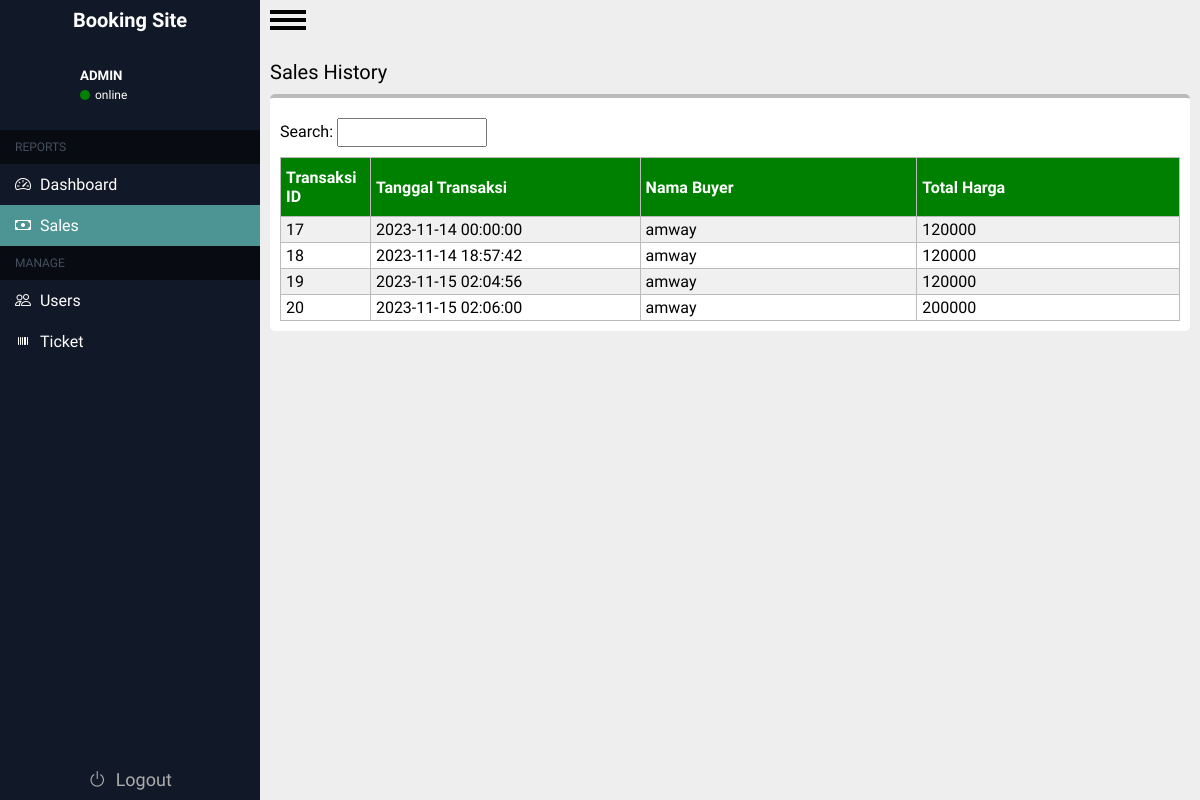
The app's page /admin/sales.php (signed in), older data.
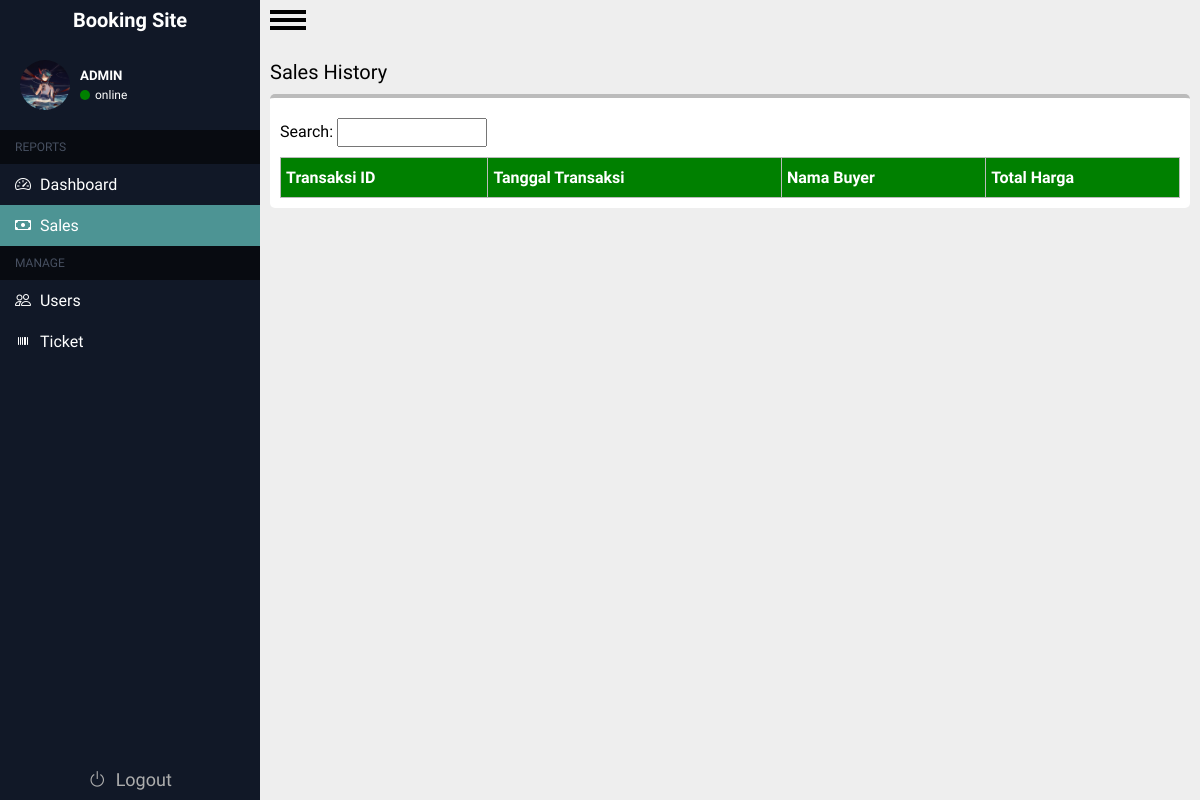
The same page, newer data.
### tables this page shows
CREATE TABLE `transaksi` (
  `id_transaksi` int(100) NOT NULL,
  `id_user` int(100) NOT NULL,
  `id_tiket` int(100) NOT NULL,
  `total_harga` int(255) NOT NULL,
  `tanggal_transaksi` datetime NOT NULL
);

CREATE TABLE `users` (
  `id_user` int(11) NOT NULL,
  `Username` varchar(200) NOT NULL,
  `Email` varchar(200) NOT NULL,
  `Age` int(11) NOT NULL,
  `Password` varchar(200) NOT NULL,
  `gambar` varchar(255) DEFAULT NULL,
  `role` varchar(225) NOT NULL
);

### admin/sales.php (the view, shortened to what this page needs)
<?php
require '../koneksi.php';
$result = mysqli_query($conn, 'SELECT id_transaksi,tanggal_transaksi,total_harga,Username FROM transaksi INNER JOIN users ON transaksi.id_user = users.id_user ');
$sales = [];
while ($row = mysqli_fetch_assoc($result)) {
    $sales[] = $row;
}
?>
<!DOCTYPE html>
<html lang="en">
<head>
    <link rel="stylesheet" href="../css/tiket.css?v=1.2">
    <link rel="stylesheet" href="https://cdn.jsdelivr.net/npm/bootstrap-icons@1.11.1/font/bootstrap-icons.css">
</head>
<body>
    <div class="container">
    <?php @include "../includes/sidebar.php" ?>
        <div class="main-content">
            <div id="menu-button">
                <label for="menu-checkbox" id="menu-label">
                    <div id="hamburger"></div>
                </label>
            </div>
            <div class="wrapper">
                <div class="header">
                    <p>Sales History</p>
                </div>
                <div class="isi">
                    <div class="neck-content">
                        <span>
                            <label for="">Search: </label>
                            <input type="text">
                        </span>
                    </div>
                    <div class="tabel-content">
                        <table>
                            <tr>
                                <th>Transaksi ID</th>
                                <th>Tanggal Transaksi</th>
                                <th>Nama Buyer</th>
                                <th>Total Harga</th>
                            </tr>
                            <?php foreach ($sales as $sl) : ?>
                                <tr>
                                    <td width="10%"><?=$sl['id_transaksi'] ?></td>
                                    <td width="30%"><?=$sl['tanggal_transaksi'] ?></td>
                                    <td><?=$sl['Username'] ?></td>
                                    <td><?=$sl['total_harga'] ?></td>
                                </tr>
                            <?php endforeach; ?>
                        </table>
                    </div>
                </div>
            </div>
        </div>
</body>
</html>

### includes/sidebar.php (shortened to what this page needs)
<link rel="stylesheet" href="../css/sidebar.css?v=2">
<div class="sidebar">
    <div class="header">
        <a href="#">
            <div class="list-item">
                <span class="description-header">Booking Site</span>
            </div>
        </a>
        <div class="info-user">
            <div class="picture">
                <?php
                require '../koneksi.php';
                $id_u = $_SESSION['id'];
                $hasil = mysqli_query($conn, "select gambar from users where id_user = '$id_u'");
                $gambar = [];
                while ($record = mysqli_fetch_assoc($hasil)) {
                    $gambar[] = $record;
                }
                echo "
                <img src='../img/".$gambar[0]["gambar"] . "' alt=''>
                "
                ?>
                <div class="circle">
                    <i class="bi bi-pencil"></i>
                </div>
                <div class="layer"></div>
            </div>
            <div class="content" id="content">
                <h5>ADMIN</h5>
                <div class="online">
                    <div class="info"></div>
                    <p>online</p>
                </div>
            </div>
        </div>
    </div>
    <div class="main">
        <div class="head-list">
            <span>REPORTS</span>
        </div>
        <div class="list-item">
            <a href="home.php">
                <i class="bi bi-speedometer2"></i>
                <span class="description">Dashboard</span>
            </a>
        </div>
        <div class="list-item">
            <a href="sales.php">
                <i class="bi bi-cash"></i>
                <span class="description">Sales</span>
            </a>
        </div>
        <div class="head-list">
            <span>MANAGE</span>
        </div>
        <div class="list-item">
            <a href="users.php">
                <i class="bi bi-people"></i>
                <span class="description">Users</span>
            </a>
        </div>
        <div class="list-item">
            <a href="tiket.php">
                <i class="bi bi-upc"></i>
                <span class="description">Ticket</span>
            </a>
        </div>
        <div class="list-item logout">
            <a href="../login/logout.php">
                <i class="bi bi-power"></i>
                <span class="description">Logout</span>
            </a>
        </div>
    </div>
</div>

### css/tiket.css (style rules this page uses)
.wrapper .isi { width: auto; min-width: 100%; background-color: white; padding: 10px; margin: 10px 0; border-top: 4px solid #bbb; border-radius: 5px; overflow: hidden; }
.wrapper .header { width: 100%; display: flex; justify-content: space-between; }
.wrapper .isi .neck-content { padding: 10px 0; display: flex; justify-content: space-between; font-style: normal; font-weight: 300; }
.wrapper .isi .neck-content span input { width: 150px; padding: 5px; }
.isi .tabel-content table { width: 100%; border-collapse: collapse; }
.isi .tabel-content table th { padding: 10px 5px; background-color: green; text-align: left; color: white; }
.isi .tabel-content table th, .isi .tabel-content table td { border: 1px solid #bbb; }
.isi .tabel-content table td { padding: 3px 5px; align-content: center; }
.isi .tabel-content table tr:nth-child(even) { background-color: #f0f0f0; }

### css/sidebar.css (style rules this page uses)
.sidebar { background-color: #111827; width: 260px; display: flex; box-sizing: border-box; flex-direction: column; transition: all ease-in 0.3s; position: relative; }
.main-content { background-color: #eeeeee; flex-grow: 1; }
.sidebar .description-header { font-style: normal; font-weight: 700; font-size: 20px; line-height: 16px; text-align: center; color: white; }
.sidebar .header a { text-decoration: none; color: white; }
.sidebar .header .list-item { display: flex; flex-direction: row; align-items: center; justify-content: center; padding: 5px 8px; height: 40px; box-sizing: border-box; }
.sidebar .main .list-item a { font-style: normal; font-weight: 400; font-size: 16px; line-height: 16px; text-align: center; color: #fff; text-decoration: none; }
.sidebar .main .list-item { padding: 12px 15px; display: flex; flex-direction: row; align-items: center; cursor: pointer; }
.sidebar .main .logout { position: absolute; bottom: 0; right: 0; width: 100%; font-size: 28px; cursor: default; justify-content: center; }
.sidebar .main .logout a { font-size: 18px; color: #adadad; }
.sidebar .main .description { margin-left: 5px; }
.main .head-list { color: #475061; padding: 10px 15px; background-color: #080b11; font-style: normal; font-weight: 400; font-size: 12px; }
.container .sidebar .info-user { color: white; padding: 20px; display: flex; align-items: center; gap: 10px; }
.container .sidebar .info-user .content { display: flex; flex-direction: column; gap: 5px; }
.container .sidebar .info-user .picture .layer { width: inherit; height: inherit; z-index: 999; position: absolute; top: 0; }
.container .sidebar .info-user .picture { width: 50px; height: 50px; border-radius: 50%; cursor: pointer; background-size: cover; overflow: hidden; position: relative; background-position: top; }
.container .sidebar .info-user .picture .circle { position: absolute; bottom: -5px; right: -5px; color: #6d6e6e; font-size: 18px; }
.container .sidebar .info-user .picture img { width: inherit; z-index: 1; }
.container .sidebar .info-user .content .online .info { width: 10px; height: 10px; border-radius: 50%; background-color: green; }
.container .sidebar .info-user .content .online { display: flex; align-items: center; gap: 5px; }
.container .sidebar .info-user .content .online p { font-size: 12px; font-weight: 200; }

### css/admin.css (style rules this page uses)
* { padding: 0; margin: 0; box-sizing: border-box; font-family: 'Ubuntu', sans-serif; }
.container { display: flex; min-height: 100vh; }
#menu-button { width: 36px; position: absolute; overflow: hidden; margin: 10px; }
#menu-label { position: relative; display: block; height: 20px; cursor: pointer; }
#hamburger, #menu-label:after, #menu-label:before { position: absolute; left: 0; width: 100%; height: 4px; background-color: black; }
#menu-label:after, #menu-label:before { content: ""; transition: .4s cubic-bezier(0.25, 0.46, 0.45, 0.94); }
#menu-label:before { top: 0; }
#menu-label:after { top: 8px; }
#hamburger { top: 16px; }
#hamburger:before { content: "MENU"; position: absolute; top: 5px; right: 0; left: 0; color: #111827; font-size: 12px; font-weight: bold; text-align: center; }
.wrapper { width: auto; min-width: 100%; margin: 50px 0; padding: 10px; }
.wrapper .header { font-style: medium; font-weight: 400; font-size: 20px; }

### admin/sales.php (style rules this page uses)
.container .sidebar .main .list-item:nth-child(3) { background-color: rgb(77, 148, 148); }

Row changes from the older to the newer data that the page shows:
removed transaksi: id_transaksi "17", tanggal_transaksi "2023-11-14 00:00:00", id_user.Username "amway", total_harga "120000"
removed transaksi: id_transaksi "18", tanggal_transaksi "2023-11-14 18:57:42", id_user.Username "amway", total_harga "120000"
removed transaksi: id_transaksi "19", tanggal_transaksi "2023-11-15 02:04:56", id_user.Username "amway", total_harga "120000"
removed transaksi: id_transaksi "20", tanggal_transaksi "2023-11-15 02:06:00", id_user.Username "amway", total_harga "200000"
now on this page (row edited): users: gambar (picture)
